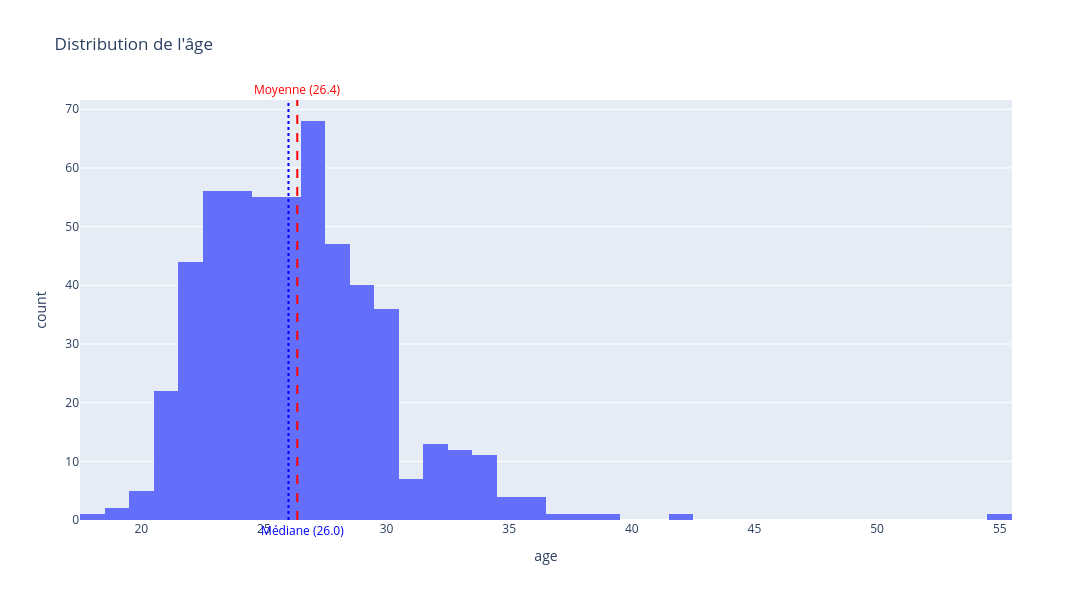
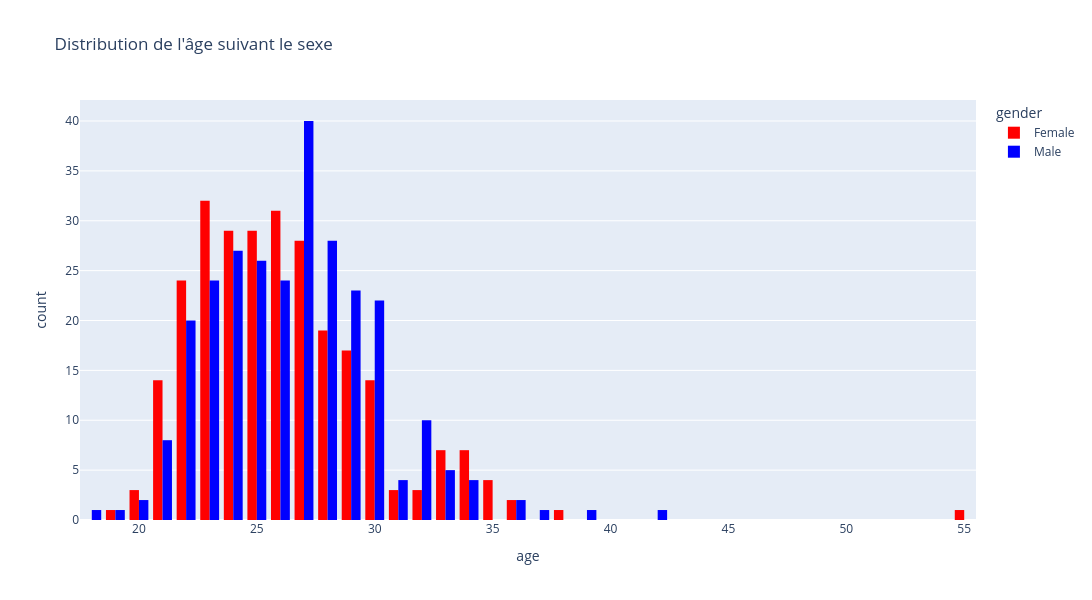

The cell these charts' notebook holds for them, in order:
### Markdown cell above
Distribution de l'âge

### Code cell
age_mean = data_unique["age"].mean()
age_median = data_unique["age"].median()

age = px.histogram(
    data_unique, 
    x="age",
    title="Distribution de l'âge"
)
age.add_vline(
    x=age_mean,
    line_dash='dash',
    annotation_position='top',
    line_color="red",
    annotation=dict(
        text=f'Moyenne ({age_mean.round(1)})',
        font=dict(color='red')
    )
)
age.add_vline(
    x=age_median,
    line_dash='dot',
    annotation_position='bottom',
    line_color="blue",
    annotation=dict(
        text=f'         Médiane ({age_median})',
        font=dict(color='blue')
    )
)
age.update_layout(width=1800, height=600)
age.show()

show_images(age, "../images/age.png")

age_by_sex = px.histogram(
    data_unique, 
    x="age", 
    color="gender", 
    barmode="group", 
    color_discrete_map={
        "Female": "red",
        "Male": "blue"
        },
    title="Distribution de l'âge suivant le sexe"
)
age_by_sex.update_layout(width=1800, height=600)
age_by_sex.show()

show_images(age_by_sex, "../images/age_by_sex.png")

### Figure 1 — Plotly figure (JSON) as saved in the notebook; plotly's stock layout.template omitted (floating-point values rounded to 4 significant figures; data arrays with more than 128 entries replaced by an {"elided": "..."} marker saying what was removed)
{"data": [{"bingroup": "x", "hovertemplate": "age=%{x}<br>count=%{y}<extra></extra>", "legendgroup": "", "marker": {"color": "#636efa", "pattern": {"shape": ""}}, "name": "", "orientation": "v", "showlegend": false, "type": "histogram", "x": {"elided": "551 float values"}, "xaxis": "x", "yaxis": "y"}], "layout": {"annotations": [{"font": {"color": "red"}, "showarrow": false, "text": "Moyenne (26.4)", "x": 26.36, "xanchor": "center", "xref": "x", "y": 1, "yanchor": "bottom", "yref": "y domain"}, {"font": {"color": "blue"}, "showarrow": false, "text": "         Médiane (26.0)", "x": 26, "xanchor": "center", "xref": "x", "y": 0, "yanchor": "top", "yref": "y domain"}], "barmode": "relative", "height": 600, "legend": {"tracegroupgap": 0}, "shapes": [{"line": {"color": "red", "dash": "dash"}, "type": "line", "x0": 26.36, "x1": 26.36, "xref": "x", "y0": 0, "y1": 1, "yref": "y domain"}, {"line": {"color": "blue", "dash": "dot"}, "type": "line", "x0": 26, "x1": 26, "xref": "x", "y0": 0, "y1": 1, "yref": "y domain"}], "title": {"text": "Distribution de l'âge"}, "width": 1800, "xaxis": {"anchor": "y", "domain": [0, 1], "title": {"text": "age"}}, "yaxis": {"anchor": "x", "domain": [0, 1], "title": {"text": "count"}}}}

### Figure 2 — Plotly figure (JSON) as saved in the notebook; plotly's stock layout.template omitted (floating-point values rounded to 4 significant figures; data arrays with more than 128 entries replaced by an {"elided": "..."} marker saying what was removed)
{"data": [{"alignmentgroup": "True", "bingroup": "x", "hovertemplate": "gender=Female<br>age=%{x}<br>count=%{y}<extra></extra>", "legendgroup": "Female", "marker": {"color": "red", "pattern": {"shape": ""}}, "name": "Female", "offsetgroup": "Female", "orientation": "v", "showlegend": true, "type": "histogram", "x": {"elided": "274 float values"}, "xaxis": "x", "yaxis": "y"}, {"alignmentgroup": "True", "bingroup": "x", "hovertemplate": "gender=Male<br>age=%{x}<br>count=%{y}<extra></extra>", "legendgroup": "Male", "marker": {"color": "blue", "pattern": {"shape": ""}}, "name": "Male", "offsetgroup": "Male", "orientation": "v", "showlegend": true, "type": "histogram", "x": {"elided": "277 float values"}, "xaxis": "x", "yaxis": "y"}], "layout": {"barmode": "group", "height": 600, "legend": {"title": {"text": "gender"}, "tracegroupgap": 0}, "title": {"text": "Distribution de l'âge suivant le sexe"}, "width": 1800, "xaxis": {"anchor": "y", "domain": [0, 1], "title": {"text": "age"}}, "yaxis": {"anchor": "x", "domain": [0, 1], "title": {"text": "count"}}}}
